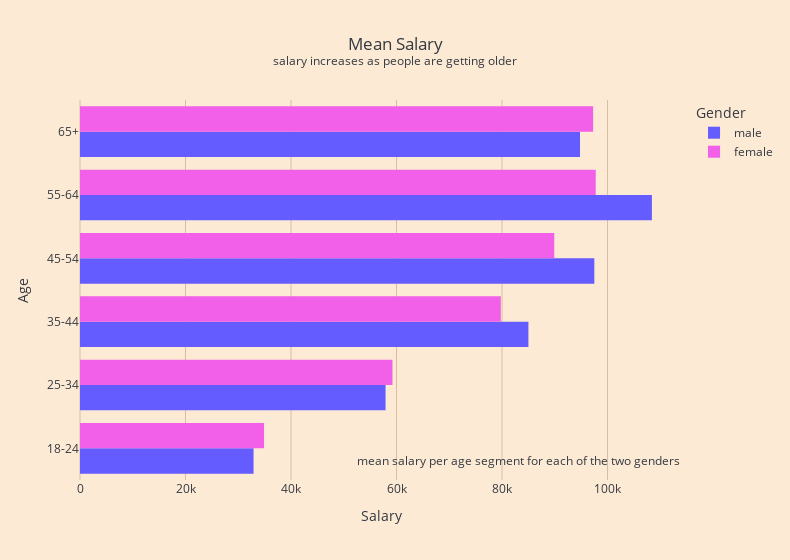

Write notebook code for a chart like this one.
### Code cell
# calculate mean for each of the age bins
# plot these means for all age bins

male_age_salary_df = df.query('Gender == "male"') \
    .groupby(['Gender', 'Age']) \
    .agg({'Salary': 'mean'}) \
    .reset_index()

female_age_salary_df = df.query('Gender == "female"') \
    .groupby(['Gender', 'Age']) \
    .agg({'Salary': 'mean'}) \
    .reset_index()

age_salary_df = pd.concat([male_age_salary_df, female_age_salary_df])

fig = px.bar(
    age_salary_df,
    y='Age',
    x='Salary',
    title='Mean Salary<br><sup>salary increases as people are getting older</sup>',
    hover_data={'Salary': ':d', 'Age': False},
    orientation='h',
    barmode='group',
    color='Gender',
    color_discrete_map={
        'male': '#645cff',
        'female': '#f25fe9'
    },
    width=790,
)

fig.for_each_trace(lambda t: t.update(hovertemplate='<b>' + t.name.capitalize() + '</b><br>Average salary: %{x:d}</br>Age: %{y}<extra></extra>',
                                      hoverlabel={'font_color': 'white', 'bordercolor': 'white'}))

fig.add_annotation(x=1, y=0.025,
                   xref="paper", yref="paper",
                   align='right',
                   showarrow=False,
                   xanchor='right', yanchor='bottom',
                   text='mean salary per age segment for each of the two genders')

fig.show()

### Figure 1 — Plotly figure (JSON) as saved in the notebook; plotly's stock layout.template omitted (floating-point values rounded to 4 significant figures)
{"data": [{"alignmentgroup": "True", "hoverlabel": {"bordercolor": "white", "font": {"color": "white"}}, "hovertemplate": "<b>Male</b><br>Average salary: %{x:d}</br>Age: %{y}<extra></extra>", "legendgroup": "male", "marker": {"color": "#645cff", "pattern": {"shape": ""}}, "name": "male", "offsetgroup": "male", "orientation": "h", "showlegend": true, "textposition": "auto", "type": "bar", "x": [32900.0, 57930.0, 85000.0, 97500.0, 108400.0, 94780.0], "xaxis": "x", "y": ["18-24", "25-34", "35-44", "45-54", "55-64", "65+"], "yaxis": "y"}, {"alignmentgroup": "True", "hoverlabel": {"bordercolor": "white", "font": {"color": "white"}}, "hovertemplate": "<b>Female</b><br>Average salary: %{x:d}</br>Age: %{y}<extra></extra>", "legendgroup": "female", "marker": {"color": "#f25fe9", "pattern": {"shape": ""}}, "name": "female", "offsetgroup": "female", "orientation": "h", "showlegend": true, "textposition": "auto", "type": "bar", "x": [34880.0, 59230.0, 79760.0, 89900.0, 97760.0, 97270.0], "xaxis": "x", "y": ["18-24", "25-34", "35-44", "45-54", "55-64", "65+"], "yaxis": "y"}], "layout": {"annotations": [{"align": "right", "showarrow": false, "text": "mean salary per age segment for each of the two genders", "x": 1, "xanchor": "right", "xref": "paper", "y": 0.025, "yanchor": "bottom", "yref": "paper"}], "barmode": "group", "legend": {"title": {"text": "Gender"}, "tracegroupgap": 0}, "title": {"text": "Mean Salary<br><sup>salary increases as people are getting older</sup>"}, "width": 790, "xaxis": {"anchor": "y", "domain": [0, 1], "title": {"text": "Salary"}}, "yaxis": {"anchor": "x", "domain": [0, 1], "title": {"text": "Age"}}}}
